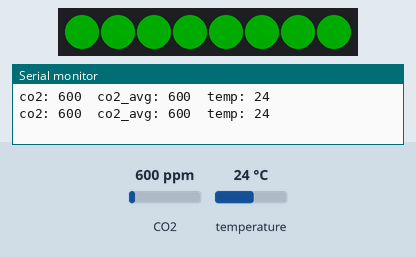
Simulated run of this sketch. Board: ESP32. Parts: 8 RGB LEDs in strip order, left to right, the last lines printed to the serial monitor. Inputs (shaded band) come from the test bench; at power-on: CO2 600 ppm, temperature 24 °C. Dim RGB values are drawn brighter than linear.

Above: at 1.8 s.
1.9 s: CO2 set to 2350 ppm
At 3.4 s:
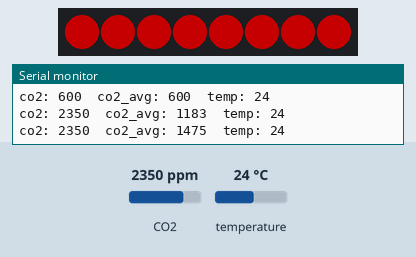
4.5 s: CO2 set to 452 ppm
At 6.8 s:
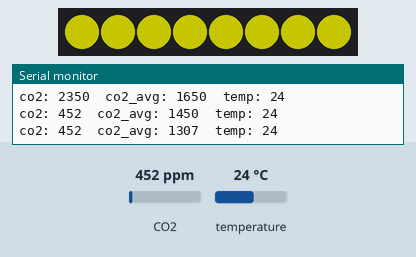
7.6 s: CO2 set to 1050 ppm
Timing chart, 0 to 10.6 s (numbered marks = the images above; inputs shaded):
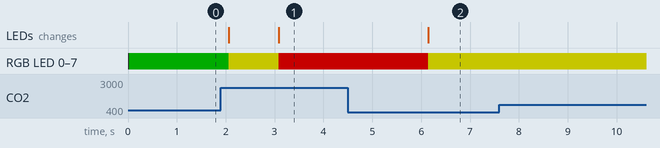

Measured:
- after the input at 1.9 s, RGB LED 0–7: RGB(0, 48, 0) → RGB(96, 96, 0) after 0.16 s, → RGB(96, 0, 0) 1.0 s later; the LEDs: first change after 0.16 s (image 1 shows a later state)
- after the input at 4.5 s, RGB LED 0–7: RGB(96, 0, 0) → RGB(96, 96, 0) after 1.6 s; the LEDs: change after 1.6 s (image 2)

The sketch:

MHZ19B_basic.ino
```cpp
/*
AD: basic functionality for CO2 sensor MH-Z19B
*/

//=============================================================================

#include <Arduino.h>
#include <stdint.h>
#include "HardwareSerial.h"
#include "FastLED.h"
#include "MHZ19.h"

//=============================================================================

// Comlink to MHZ19 sensor
#define MHZ19_RX_PIN     16               // Rx pin which the MHZ19 Tx pin is attached to
#define MHZ19_TX_PIN     17               // Tx pin which the MHZ19 Rx pin is attached to
#define MHZ19_BAUDRATE   9600             // Device to MH-Z19 Serial MHZ19_BAUDRATE (should not be changed)

// CO2 traffic light thresholds (ppm)
#define CO2_THRESHOLD_RED     1400     // Above this threshold --> Red
#define CO2_THRESHOLD_YELLOW  1000     // Above this threshold --> yellow

// LED strip
#define LED_DATA_PIN      13     // LED strip Din
#define LED_NUM           8      // Number of LEDs
#define LED_BRIGHTNESS    96     // define LED LED_BRIGHTNESS

//=============================================================================

MHZ19 myMHZ19;                          // CO2 sensor
HardwareSerial mySerial2(2);            // Comlink for CO2 sensor

CRGB led_data[LED_NUM];               // LED strip data

//=============================================================================

// CO2 data storage (used for gliding average filter)
#define CO2_DATA_MAX  60
uint16_t co2_data[CO2_DATA_MAX] = {0};
size_t co2_data_index = 0;  // Next put position
size_t co2_data_len = 0;    // Stored data points

//=============================================================================

void setup()
{
    // PC comlink init
    Serial.begin(9600);

    // CO2 sensor init
    mySerial2.begin(MHZ19_BAUDRATE, SERIAL_8N1, MHZ19_RX_PIN, MHZ19_TX_PIN);
    myMHZ19.begin(mySerial2);
    myMHZ19.autoCalibration(true);

    // WS2812B LED strip init
    FastLED.addLeds< NEOPIXEL, LED_DATA_PIN >(led_data, LED_NUM);
    FastLED.setBrightness(LED_BRIGHTNESS);
}

//=============================================================================

void loop()
{
    co2_task();
    delay(1000);    // Wait 1 second
}

//=============================================================================

void co2_task(void)
{
    // Measurements
    uint16_t co2 = myMHZ19.getCO2();             // CO2 concentration (in ppm);
    uint16_t temp = myMHZ19.getTemperature();    // Temperature (in degrees Celsius)

    // CO2 Filter
    // TODO: Gliding average should be replaced by a proper filter function.
    co2_data[co2_data_index] = co2;
    if (++co2_data_index >= CO2_DATA_MAX)
        co2_data_index = 0;
    if (co2_data_len < CO2_DATA_MAX)
        co2_data_len++;

    uint32_t co2_avg = 0;
    for (size_t i=0; i<co2_data_len; i++)
        co2_avg += co2_data[i];
    co2_avg /= co2_data_len;

    Serial.print("co2: ");      Serial.print(co2);      Serial.print("  ");
    Serial.print("co2_avg: ");  Serial.print(co2_avg);  Serial.print("  ");
    Serial.print("temp: ");     Serial.print(temp);     Serial.println();

    // LED traffic light display
    CRGB co2_color = CRGB::Green;
    if (co2_avg > CO2_THRESHOLD_RED)
        co2_color = CRGB::Red;
    else if (co2_avg > CO2_THRESHOLD_YELLOW)
        co2_color = CRGB::Yellow;

    for (size_t i=0; i<LED_NUM; i++)
        led_data[i] = co2_color;
    FastLED.show();
}

//=============================================================================
```
